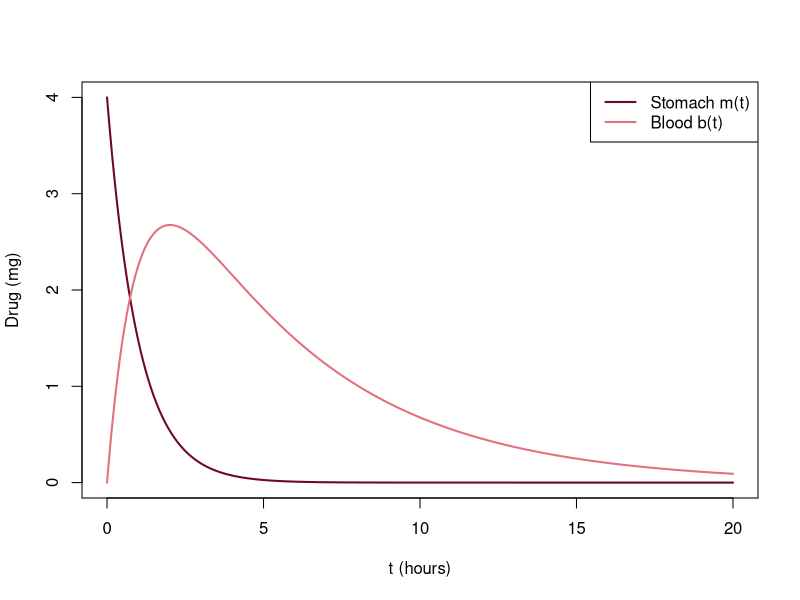

Here is the R script that generated this plot:
# Fig. 4.9: Drug in stomach and blood (book, Section 4.2, Eq. 4.9)
# dm/dt = -ka m,  db/dt = ka m - ke b  with ka = 1, ke = 0.2 per hour, m(0) = 4, b(0) = 0:  m(t) = 4 e^(-t), b(t) = 5 (e^(-0.2t) - e^(-t))
# (c) 2026 Philipp Kügler · Program for the book "Dynamical Systems in the Life Sciences" · MIT License (see LICENSE)
t <- seq(0, 20, length.out = 600)
m <- 4 * exp(-t)
b <- 5 * (exp(-0.2 * t) - exp(-t))
tmax <- log(5) / 0.8                     # db/dt = 0: e^(-0.2t) = 5 e^(-t)
cat(sprintf("highest level in the blood b = %.3f mg after t = %.3f h\n", 5 * (exp(-0.2 * tmax) - exp(-tmax)), tmax))
A <- matrix(c(-1, 0, 1, -0.2), nrow = 2, byrow = TRUE)
cat("eigenvalues of A:", sprintf("%g", sort(eigen(A)$values)), "\n")
plot(t, m, type = "l", col = rgb(0.43, 0.04, 0.12), lwd = 2, xlab = "t (hours)", ylab = "Drug (mg)")
lines(t, b, col = rgb(0.89, 0.44, 0.49), lwd = 2)
legend("topright", legend = c("Stomach m(t)", "Blood b(t)"), col = c(rgb(0.43, 0.04, 0.12), rgb(0.89, 0.44, 0.49)), lwd = 2)
